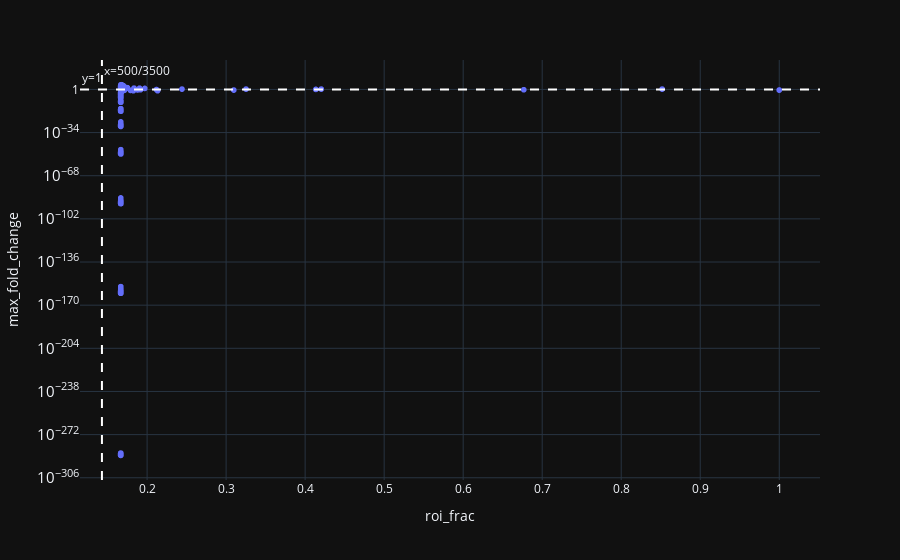

Write notebook code for a chart like this one.
### Code cell
fig = px.scatter(df, x="roi_frac", y="max_fold_change", log_y=True)
# add a line at y=1
fig.add_hline(y=1, line_dash="dash", line_color="white", annotation_text="y=1", annotation_position="top left")
# add vertical line at x=500/3500
fig.add_vline(x=500/3500, line_dash="dash", line_color="white", annotation_text="x=500/3500", annotation_position="top right")
# set axis limits
# fig.update_xaxes(title_text="Fraction of ROI", range=[0, 1])
# fig.update_yaxes(title_text="Max Fold Change", range=[-4, 4])

fig.show()

### Figure 1 — Plotly figure (JSON) as saved in the notebook; plotly's stock layout.template omitted (floating-point values rounded to 4 significant figures; data arrays with more than 128 entries replaced by an {"elided": "..."} marker saying what was removed)
{"data": [{"hovertemplate": "roi_frac=%{x}<br>max_fold_change=%{y}<extra></extra>", "legendgroup": "", "marker": {"color": "#636efa", "symbol": "circle"}, "mode": "markers", "name": "", "showlegend": false, "x": {"elided": "15369 float values"}, "xaxis": "x", "y": {"elided": "15369 float values"}, "yaxis": "y", "type": "scattergl"}], "layout": {"xaxis": {"anchor": "y", "domain": [0.0, 1.0], "title": {"text": "roi_frac"}}, "yaxis": {"anchor": "x", "domain": [0.0, 1.0], "title": {"text": "max_fold_change"}, "type": "log"}, "legend": {"tracegroupgap": 0}, "margin": {"t": 60}, "shapes": [{"line": {"color": "white", "dash": "dash"}, "type": "line", "x0": 0, "x1": 1, "xref": "x domain", "y0": 1, "y1": 1, "yref": "y"}, {"line": {"color": "white", "dash": "dash"}, "type": "line", "x0": 0.1429, "x1": 0.1429, "xref": "x", "y0": 0, "y1": 1, "yref": "y domain"}], "annotations": [{"showarrow": false, "text": "y=1", "x": 0, "xanchor": "left", "xref": "x domain", "y": 1, "yanchor": "bottom", "yref": "y"}, {"showarrow": false, "text": "x=500/3500", "x": 0.1429, "xanchor": "left", "xref": "x", "y": 1, "yanchor": "top", "yref": "y domain"}]}}
